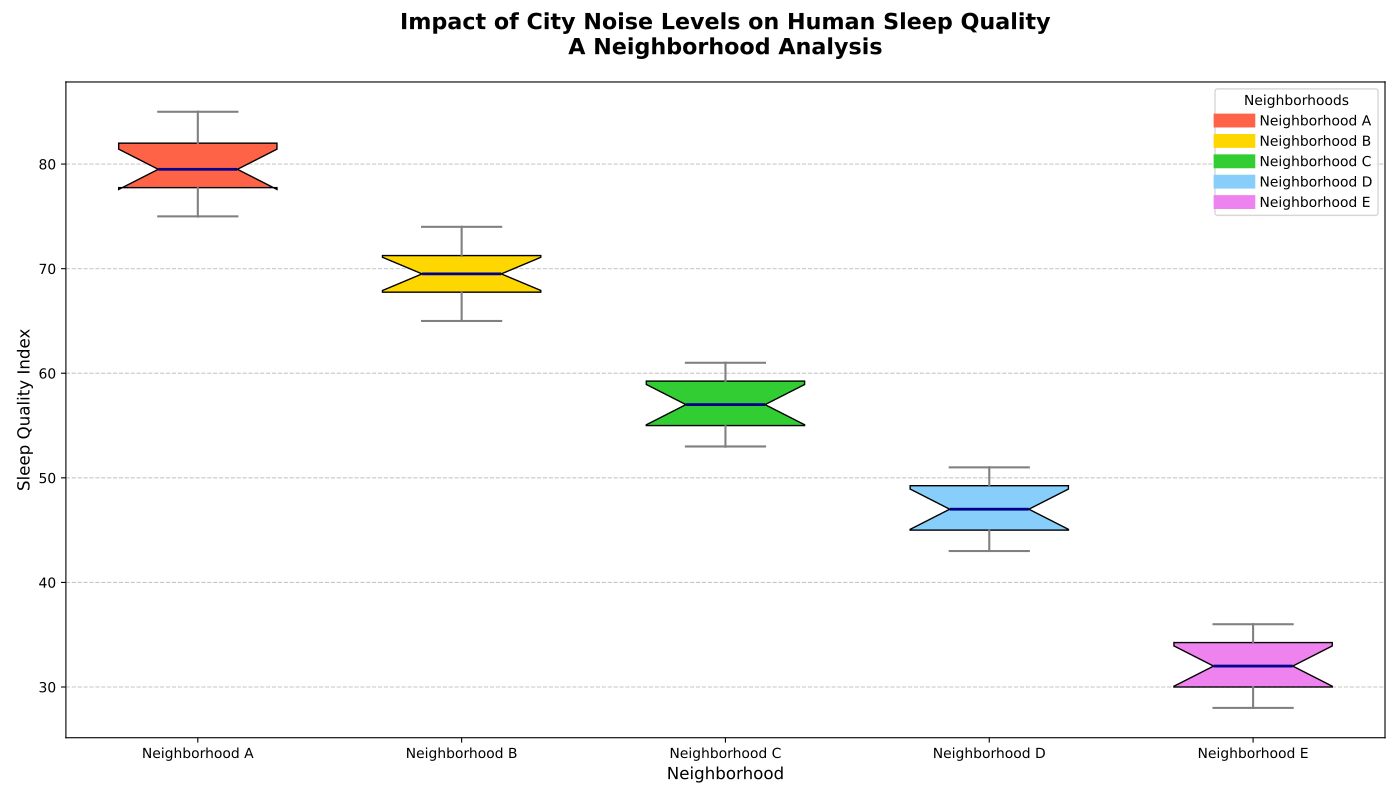

This figure's Python source:
import matplotlib.pyplot as plt
import numpy as np

# Altered sleep quality index data while maintaining structure
neighborhood_a_sleep_quality = [79, 77, 82, 75, 83, 78, 81, 80, 79, 85, 76, 82]
neighborhood_b_sleep_quality = [70, 69, 73, 72, 67, 66, 68, 68, 70, 74, 71, 65]
neighborhood_c_sleep_quality = [59, 57, 54, 60, 53, 55, 56, 58, 61, 57, 55, 60]
neighborhood_d_sleep_quality = [47, 51, 50, 44, 43, 45, 46, 49, 45, 50, 48, 47]
neighborhood_e_sleep_quality = [32, 30, 29, 35, 36, 34, 31, 30, 33, 32, 35, 28]

all_sleep_quality_data = [
    neighborhood_a_sleep_quality,
    neighborhood_b_sleep_quality,
    neighborhood_c_sleep_quality,
    neighborhood_d_sleep_quality,
    neighborhood_e_sleep_quality
]

neighborhood_labels = ["Neighborhood A", "Neighborhood B", "Neighborhood C", "Neighborhood D", "Neighborhood E"]

fig, ax = plt.subplots(nrows=1, ncols=1, figsize=(14, 8))
box = ax.boxplot(
    all_sleep_quality_data,
    patch_artist=True,
    notch=True,
    vert=True,
    labels=neighborhood_labels,
    widths=0.6
)

colors = ['#FF6347', '#FFD700', '#32CD32', '#87CEFA', '#EE82EE']
for patch, color in zip(box['boxes'], colors):
    patch.set_facecolor(color)

plt.setp(box['medians'], color='darkblue', linewidth=2)
plt.setp(box['whiskers'], color='gray', linewidth=1.5, linestyle='-')
plt.setp(box['caps'], color='grey', linewidth=1.5)
plt.setp(box['fliers'], marker='o', color='black', alpha=0.5)

ax.set_title("Impact of City Noise Levels on Human Sleep Quality\nA Neighborhood Analysis", fontsize=16, weight='bold', pad=20)
ax.set_xlabel("Neighborhood", fontsize=12)
ax.set_ylabel("Sleep Quality Index", fontsize=12)
ax.grid(axis='y', linestyle='--', alpha=0.7)

plt.xticks(fontsize=10)
plt.yticks(fontsize=10)

for label, color in zip(neighborhood_labels, colors):
    plt.plot([], [], color=color, label=label, linewidth=10)
plt.legend(title="Neighborhoods", loc='upper right')

plt.tight_layout()
plt.show()
